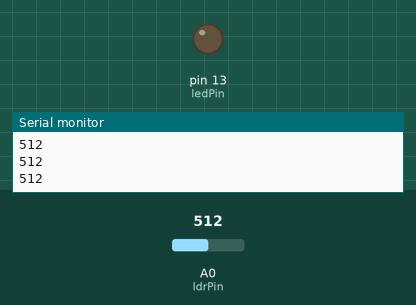
Simulated run of this sketch. Board: Arduino Uno, built with avr-gcc and run on an emulated ATmega328P. Parts: output pins drawn as LEDs (lit = HIGH), the last lines printed to the serial monitor. Inputs (shaded band) come from the test bench; at power-on: A0 (ldrPin) = 512. Not simulated (calls return 0 or success): arduino_secrets.h.

Above: at 1.2 s.
1.3 s: A0 (ldrPin) set to 491
At 2.3 s:
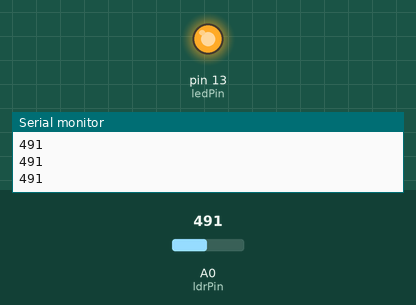
2.8 s: A0 (ldrPin) set to 510
At 3.6 s:
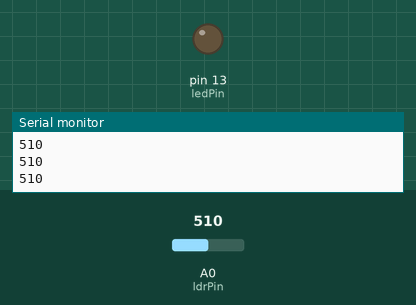
4.3 s: A0 (ldrPin) set to 490
At 4.9 s:
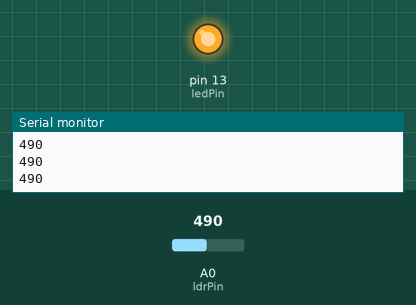
Timing chart, 0 to 7.3 s (numbered marks = the images above; inputs shaded):
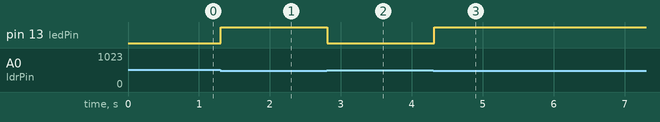

The sketch:

mart_light_control_system.ino
```cpp
#include "arduino_secrets.h"

int ldrPin=A0;
int ledPin=13;
int threshold=500;


void setup() {
  pinMode(ledPin,OUTPUT);
  Serial.begin(9600);

}

void loop() {
  int ldrvalue= analogRead(ldrPin);
  Serial.println(ldrvalue);

  if (ldrvalue<threshold){
    digitalWrite(ledPin,HIGH);

  }else{
    digitalWrite(ledPin,LOW);

  }
  delay(100);

}
```

Measured:
- the behaviour switches between 500 and 499 on A0 (ldrPin) (found by bisection; images 0 and 1)
- after the input at 1.3 s, pin 13 (ledPin): LOW → HIGH at once
- after the input at 2.8 s, pin 13 (ledPin): HIGH → LOW at once
- after the input at 4.3 s, pin 13 (ledPin): LOW → HIGH at once
